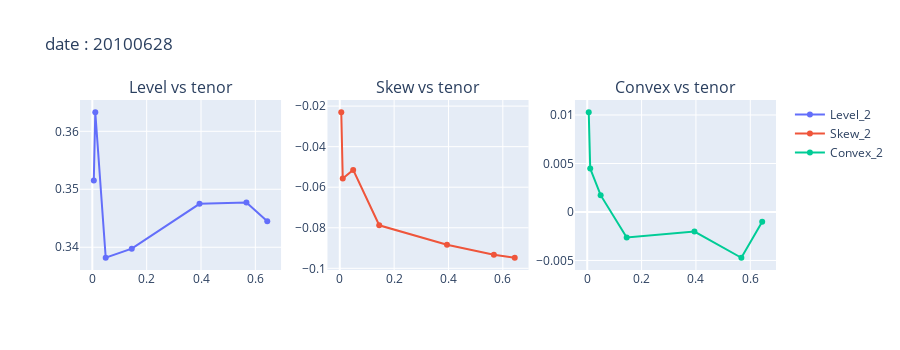

Here is the notebook cell this chart was saved with:
### Code cell
plot_params_vs_tenor("20100628")

### Figure 1 — Plotly figure (JSON) as saved in the notebook; plotly's stock layout.template omitted (floating-point values rounded to 4 significant figures)
{"data": [{"mode": "markers+lines", "name": "Level_2", "type": "scatter", "x": [0.005479, 0.01096, 0.04932, 0.1452, 0.3945, 0.5671, 0.6438], "xaxis": "x", "y": [0.3515, 0.3633, 0.3382, 0.3398, 0.3475, 0.3477, 0.3445], "yaxis": "y"}, {"mode": "markers+lines", "name": "Skew_2", "type": "scatter", "x": [0.005479, 0.01096, 0.04932, 0.1452, 0.3945, 0.5671, 0.6438], "xaxis": "x2", "y": [-0.02303, -0.05567, -0.05146, -0.07878, -0.08837, -0.0933, -0.09479], "yaxis": "y2"}, {"mode": "markers+lines", "name": "Convex_2", "type": "scatter", "x": [0.005479, 0.01096, 0.04932, 0.1452, 0.3945, 0.5671, 0.6438], "xaxis": "x3", "y": [0.01029, 0.004478, 0.001736, -0.002635, -0.002023, -0.004719, -0.001011], "yaxis": "y3"}], "layout": {"annotations": [{"font": {"size": 16}, "showarrow": false, "text": "Level vs tenor", "x": 0.1444, "xanchor": "center", "xref": "paper", "y": 1, "yanchor": "bottom", "yref": "paper"}, {"font": {"size": 16}, "showarrow": false, "text": "Skew vs tenor", "x": 0.5, "xanchor": "center", "xref": "paper", "y": 1, "yanchor": "bottom", "yref": "paper"}, {"font": {"size": 16}, "showarrow": false, "text": "Convex vs tenor", "x": 0.8556, "xanchor": "center", "xref": "paper", "y": 1, "yanchor": "bottom", "yref": "paper"}], "height": 350, "title": {"text": "date : 20100628"}, "xaxis": {"anchor": "y", "domain": [0, 0.2889]}, "xaxis2": {"anchor": "y2", "domain": [0.3556, 0.6444]}, "xaxis3": {"anchor": "y3", "domain": [0.7111, 1]}, "yaxis": {"anchor": "x", "domain": [0, 1]}, "yaxis2": {"anchor": "x2", "domain": [0, 1]}, "yaxis3": {"anchor": "x3", "domain": [0, 1]}}}
